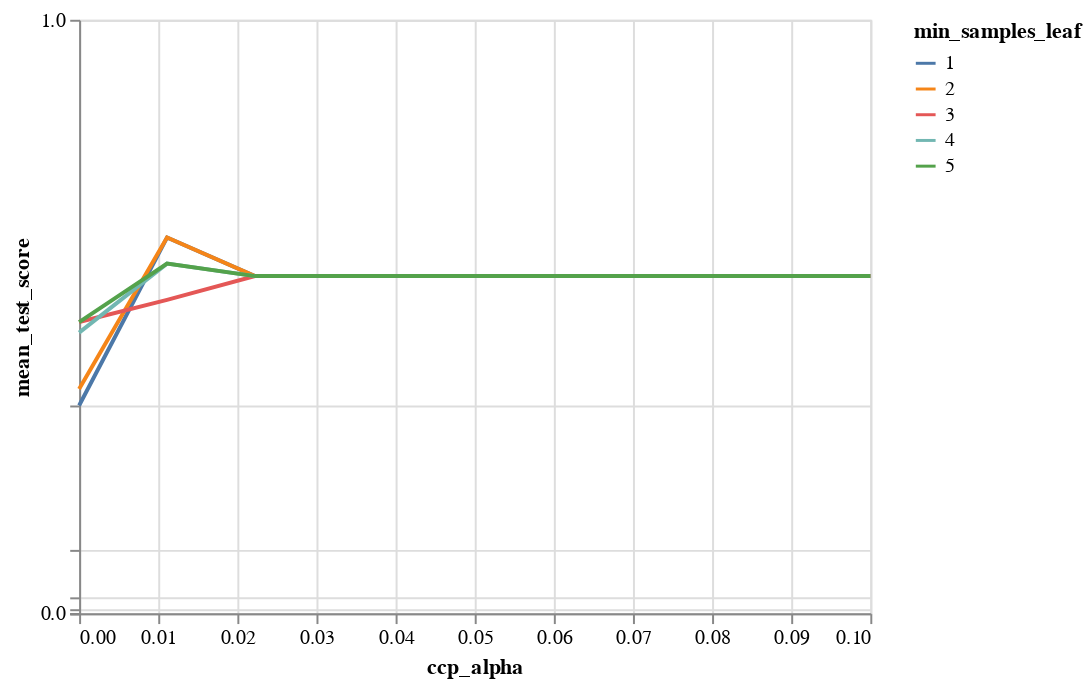

The notebook cell saved with this chart:
### Code cell
min_samples_leaf=[x['min_samples_leaf'] for x in DT_.cv_results_['params']]
ccp_alpha = [x['ccp_alpha'] for x in DT_.cv_results_['params']]
mean_test_score=DT_.cv_results_['mean_test_score']
scoresdf = pd.DataFrame({'min_samples_leaf':min_samples_leaf, 'ccp_alpha':ccp_alpha, 'mean_test_score':mean_test_score})

alt.Chart(scoresdf).mark_line().encode(
    alt.Y('mean_test_score', scale=alt.Scale(type='pow', exponent=10)),
    alt.X('ccp_alpha'),
    alt.Color('min_samples_leaf:N')
)

### Figure 1 — Vega-Lite specification as saved in the notebook (floating-point values rounded to 4 significant figures)
{"config": {"view": {"continuousWidth": 400, "continuousHeight": 300}}, "data": {"name": "data-fb899d88f2e7a1d68d370f25668f06b8"}, "mark": "line", "encoding": {"color": {"field": "min_samples_leaf", "type": "nominal"}, "x": {"field": "ccp_alpha", "type": "quantitative"}, "y": {"field": "mean_test_score", "scale": {"exponent": 10, "type": "pow"}, "type": "quantitative"}}, "$schema": "https://vega.github.io/schema/vega-lite/v4.17.0.json", "datasets": {"data-fb899d88f2e7a1d68d370f25668f06b8": [{"min_samples_leaf": 1, "ccp_alpha": 0.0, "mean_test_score": 0.9003}, {"min_samples_leaf": 2, "ccp_alpha": 0.0, "mean_test_score": 0.9072}, {"min_samples_leaf": 3, "ccp_alpha": 0.0, "mean_test_score": 0.9313}, {"min_samples_leaf": 4, "ccp_alpha": 0.0, "mean_test_score": 0.9278}, {"min_samples_leaf": 5, "ccp_alpha": 0.0, "mean_test_score": 0.9313}, {"min_samples_leaf": 1, "ccp_alpha": 0.01111, "mean_test_score": 0.9553}, {"min_samples_leaf": 2, "ccp_alpha": 0.01111, "mean_test_score": 0.9553}, {"min_samples_leaf": 3, "ccp_alpha": 0.01111, "mean_test_score": 0.9381}, {"min_samples_leaf": 4, "ccp_alpha": 0.01111, "mean_test_score": 0.9485}, {"min_samples_leaf": 5, "ccp_alpha": 0.01111, "mean_test_score": 0.9485}, {"min_samples_leaf": 1, "ccp_alpha": 0.02222, "mean_test_score": 0.945}, {"min_samples_leaf": 2, "ccp_alpha": 0.02222, "mean_test_score": 0.945}, {"min_samples_leaf": 3, "ccp_alpha": 0.02222, "mean_test_score": 0.945}, {"min_samples_leaf": 4, "ccp_alpha": 0.02222, "mean_test_score": 0.945}, {"min_samples_leaf": 5, "ccp_alpha": 0.02222, "mean_test_score": 0.945}, {"min_samples_leaf": 1, "ccp_alpha": 0.03333, "mean_test_score": 0.945}, {"min_samples_leaf": 2, "ccp_alpha": 0.03333, "mean_test_score": 0.945}, {"min_samples_leaf": 3, "ccp_alpha": 0.03333, "mean_test_score": 0.945}, {"min_samples_leaf": 4, "ccp_alpha": 0.03333, "mean_test_score": 0.945}, {"min_samples_leaf": 5, "ccp_alpha": 0.03333, "mean_test_score": 0.945}, {"min_samples_leaf": 1, "ccp_alpha": 0.04444, "mean_test_score": 0.945}, {"min_samples_leaf": 2, "ccp_alpha": 0.04444, "mean_test_score": 0.945}, {"min_samples_leaf": 3, "ccp_alpha": 0.04444, "mean_test_score": 0.945}, {"min_samples_leaf": 4, "ccp_alpha": 0.04444, "mean_test_score": 0.945}, {"min_samples_leaf": 5, "ccp_alpha": 0.04444, "mean_test_score": 0.945}, {"min_samples_leaf": 1, "ccp_alpha": 0.05556, "mean_test_score": 0.945}, {"min_samples_leaf": 2, "ccp_alpha": 0.05556, "mean_test_score": 0.945}, {"min_samples_leaf": 3, "ccp_alpha": 0.05556, "mean_test_score": 0.945}, {"min_samples_leaf": 4, "ccp_alpha": 0.05556, "mean_test_score": 0.945}, {"min_samples_leaf": 5, "ccp_alpha": 0.05556, "mean_test_score": 0.945}, {"min_samples_leaf": 1, "ccp_alpha": 0.06667, "mean_test_score": 0.945}, {"min_samples_leaf": 2, "ccp_alpha": 0.06667, "mean_test_score": 0.945}, {"min_samples_leaf": 3, "ccp_alpha": 0.06667, "mean_test_score": 0.945}, {"min_samples_leaf": 4, "ccp_alpha": 0.06667, "mean_test_score": 0.945}, {"min_samples_leaf": 5, "ccp_alpha": 0.06667, "mean_test_score": 0.945}, {"min_samples_leaf": 1, "ccp_alpha": 0.07778, "mean_test_score": 0.945}, {"min_samples_leaf": 2, "ccp_alpha": 0.07778, "mean_test_score": 0.945}, {"min_samples_leaf": 3, "ccp_alpha": 0.07778, "mean_test_score": 0.945}, {"min_samples_leaf": 4, "ccp_alpha": 0.07778, "mean_test_score": 0.945}, {"min_samples_leaf": 5, "ccp_alpha": 0.07778, "mean_test_score": 0.945}, {"min_samples_leaf": 1, "ccp_alpha": 0.08889, "mean_test_score": 0.945}, {"min_samples_leaf": 2, "ccp_alpha": 0.08889, "mean_test_score": 0.945}, {"min_samples_leaf": 3, "ccp_alpha": 0.08889, "mean_test_score": 0.945}, {"min_samples_leaf": 4, "ccp_alpha": 0.08889, "mean_test_score": 0.945}, {"min_samples_leaf": 5, "ccp_alpha": 0.08889, "mean_test_score": 0.945}, {"min_samples_leaf": 1, "ccp_alpha": 0.1, "mean_test_score": 0.945}, {"min_samples_leaf": 2, "ccp_alpha": 0.1, "mean_test_score": 0.945}, {"min_samples_leaf": 3, "ccp_alpha": 0.1, "mean_test_score": 0.945}, {"min_samples_leaf": 4, "ccp_alpha": 0.1, "mean_test_score": 0.945}, {"min_samples_leaf": 5, "ccp_alpha": 0.1, "mean_test_score": 0.945}]}}
